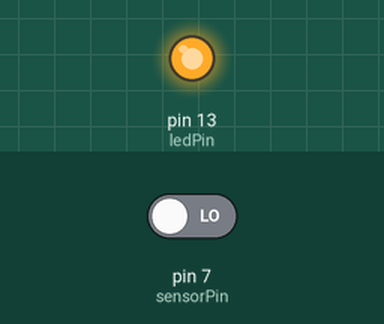
Simulated run of this sketch. Board: Arduino Uno, built with avr-gcc and run on an emulated ATmega328P. Shown: output pins drawn as LEDs (lit = HIGH). The test bench sets the inputs (shaded band); at power-on: pin 7 (sensorPin) LOW. What the sketch prints to the serial monitor is not drawn.

Above: at 1.2 s.
1.3 s: pin 7 (sensorPin) driven HIGH
At 2.4 s:
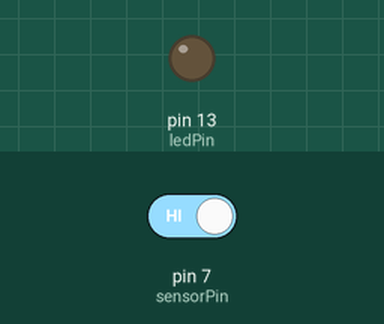
2.8 s: pin 7 (sensorPin) driven LOW
At 3.9 s:
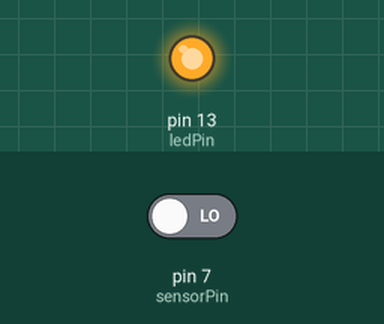
Timing chart, 0 to 5.8 s (numbered marks = the images above; inputs shaded):
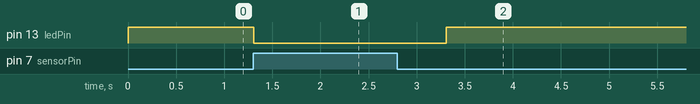

The sketch:

Arduino_Birthday_Candle.ino
```cpp
int ledPin=13;
int sensorPin=7;
boolean val =0;

void setup()
{
  pinMode(ledPin, OUTPUT);
  pinMode(sensorPin, INPUT);
  Serial.begin (9600);
}

void loop ()
{
  val =digitalRead(sensorPin);
  Serial.println (val);
  // when the sensor detects a signal above the threshold value, LED turns off based on delay
  if (val==HIGH)
  {
    digitalWrite(ledPin, LOW );
    delay(2000);   // turns off for 2 seconds

  }
    else
  {
    digitalWrite(ledPin, HIGH);
  }
}
```

Measured:
- after the input at 1.3 s, pin 13 (ledPin): HIGH → LOW at once
- after the input at 2.8 s, pin 13 (ledPin): LOW → HIGH after 0.51 s
